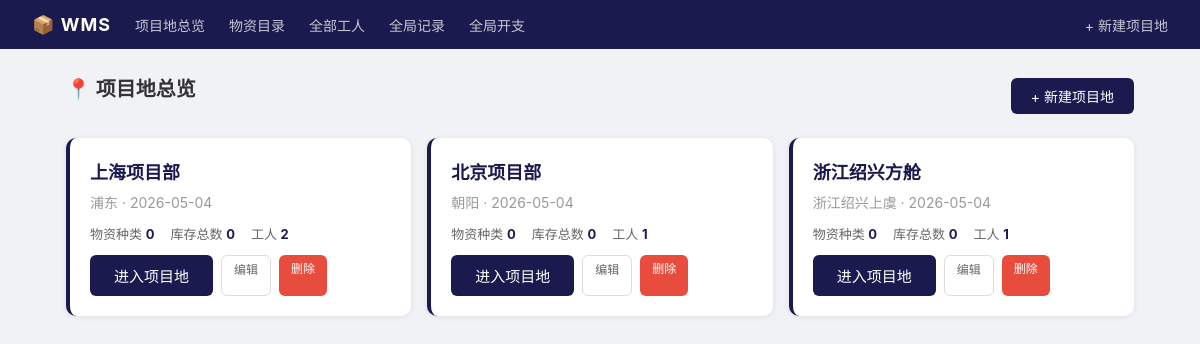
The page / on the database its author committed.
### tables this page shows
CREATE TABLE sites (
            id INTEGER PRIMARY KEY AUTOINCREMENT,
            name TEXT UNIQUE NOT NULL,
            location TEXT DEFAULT '',
            contact TEXT DEFAULT '',
            created TEXT NOT NULL
        );

### app.py (the view)
@app.route("/")
def index():
    conn = get_db()
    sites = conn.execute("""
        SELECT s.*,
               COALESCE(SUM(i.quantity),0) AS total_items,
               COUNT(DISTINCT i.material_id) AS total_types,
               (SELECT COUNT(*) FROM workers WHERE site_id = s.id) AS total_workers
        FROM sites s
        LEFT JOIN inventory i ON i.site_id = s.id
        GROUP BY s.id
        ORDER BY s.id
    """).fetchall()
    conn.close()
    return render_template("index.html", sites=sites)

### app.py (called while the page is built)
@app.after_request
def no_cache(response):
    if response.mimetype == "text/html":
        response.headers["Cache-Control"] = "no-cache, no-store, must-revalidate"
        response.headers["Pragma"] = "no-cache"
        response.headers["Expires"] = "0"
    return response

def get_db():
    conn = sqlite3.connect(DB_PATH)
    conn.row_factory = sqlite3.Row
    conn.execute("PRAGMA foreign_keys = ON")
    return conn

### templates/index.html (shortened to what this page needs)
{% extends "base.html" %}
{% block content %}
<div style="display:flex;justify-content:space-between;align-items:center;margin-bottom:20px">
    <div class="page-title">📍 项目地总览</div>
    <a href="{{ url_for('site_add') }}" class="btn btn-primary">+ 新建项目地</a>
</div>
{% if sites %}
<div class="grid-3">
    {% for s in sites %}
    <div class="site-card" style="border-left:4px solid #1a1a4e">
        <h3 style="font-size:18px">
            <a href="{{ url_for('site_detail', id=s.id) }}" style="color:#1a1a4e;text-decoration:none">
                {{ s.name }}
            </a>
        </h3>
        <div class="meta" style="font-size:14px">
            {% if s.location %}{{ s.location }} · {% endif %}
            {{ s.created }}
        </div>
        <div class="stats" style="font-size:14px">
            <span>物资种类 <strong>{{ s.total_types }}</strong></span>
            <span>库存总数 <strong>{{ s.total_items }}</strong></span>
            <span>工人 <strong>{{ s.total_workers }}</strong></span>
        </div>
        <div class="actions" style="margin-top:12px">
            <a href="{{ url_for('site_detail', id=s.id) }}" class="btn btn-primary" style="font-size:15px;padding:10px 24px">进入项目地</a>
            <a href="{{ url_for('site_edit', id=s.id) }}" class="btn btn-outline btn-sm">编辑</a>
            <a href="{{ url_for('site_delete', id=s.id) }}" class="btn btn-red btn-sm"
               onclick="return confirm('确认删除项目地「{{ s.name }}」？所有库存数据将一并删除。')">删除</a>
        </div>
    </div>
    {% endfor %}
</div>
{% endif %}
{% endblock %}

### templates/base.html (style rules this page uses)
* { margin: 0; padding: 0; box-sizing: border-box; }
body { font-family: -apple-system, 'Microsoft YaHei', sans-serif; background: #f0f2f5; color: #333; }
.btn { display: inline-block; padding: 8px 20px; border-radius: 6px; font-size: 14px; text-decoration: none; cursor: pointer; border: none; }
.btn-primary { background: #1a1a4e; color: #fff; }
.btn-sm { padding: 4px 12px; font-size: 12px; }
.btn-red { background: #e74c3c; color: #fff; }
.btn-outline { background: transparent; color: #666; border: 1px solid #ddd; }
.grid-3 { display: grid; grid-template-columns: 1fr 1fr 1fr; gap: 16px; }
.site-card { background: #fff; border-radius: 10px; padding: 20px; box-shadow: 0 1px 6px rgba(0,0,0,.08); }
.site-card h3 { font-size: 16px; margin-bottom: 8px; }
.site-card .meta { color: #999; font-size: 13px; }
.site-card .stats { display: flex; gap: 16px; margin: 12px 0; }
.site-card .stats span { font-size: 13px; color: #666; }
.site-card .stats strong { color: #1a1a4e; }
.site-card .actions { display: flex; gap: 8px; }
.page-title { font-size: 20px; font-weight: 700; margin-bottom: 16px; }

### rows shown on the page
sites: name "上海项目部", location "浦东", created "2026-05-04", total_types "0", total_items "0", total_workers "2"
sites: name "北京项目部", location "朝阳", created "2026-05-04", total_types "0", total_items "0", total_workers "1"
sites: name "浙江绍兴方舱", location "浙江绍兴上虞", created "2026-05-04", total_types "0", total_items "0", total_workers "1"
